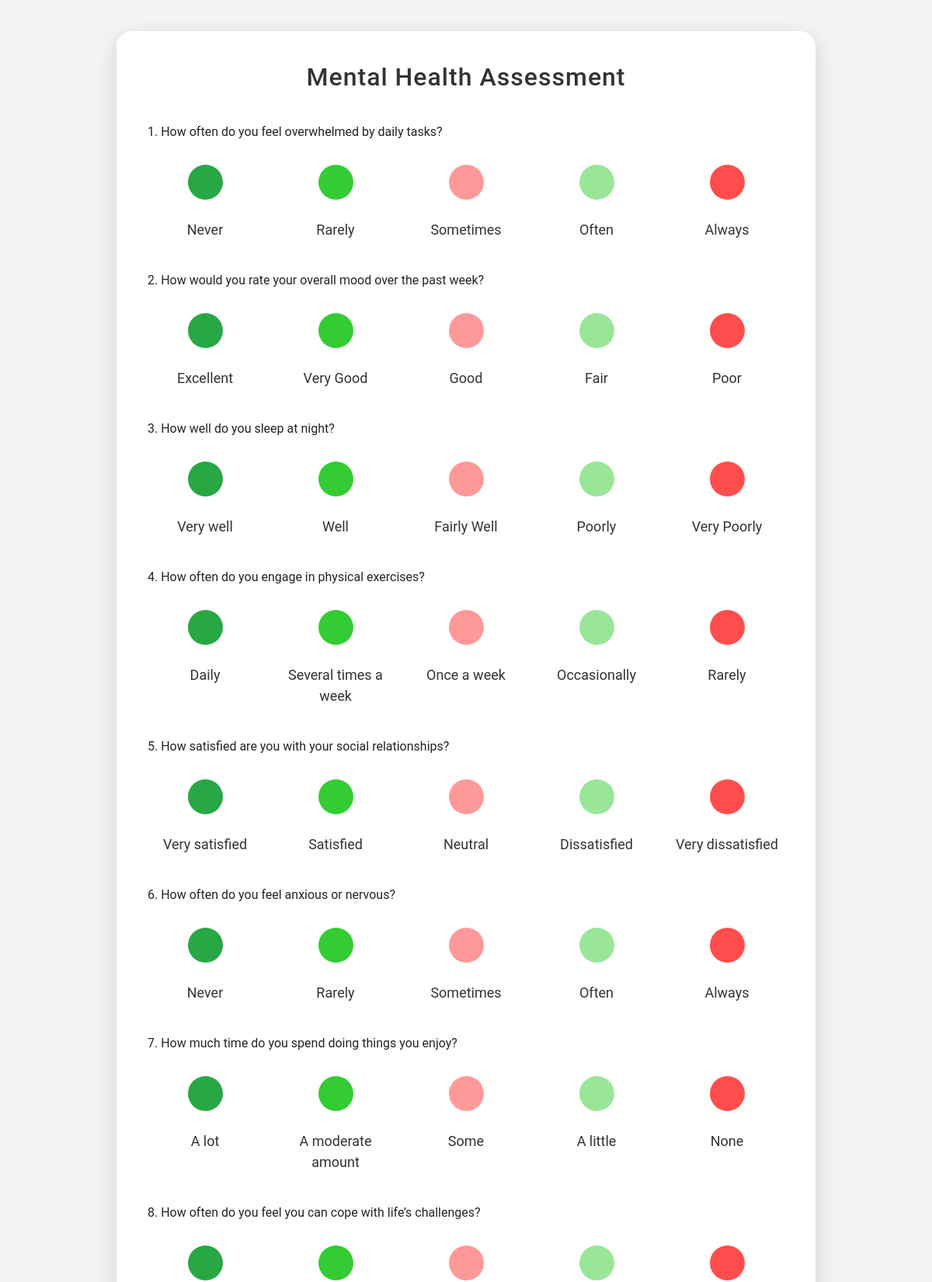
Page /assessment/ (upper part) on the committed database.
### BunyanApp/models.py (models this page shows, shortened)
class Question(models.Model):
    assessment = models.ForeignKey(Assessment, related_name='questions', on_delete=models.CASCADE)
    text = models.CharField(max_length=255)

class Choice(models.Model):
    question = models.ForeignKey(Question, related_name='choices', on_delete=models.CASCADE)
    text = models.CharField(max_length=255)
    points = models.IntegerField()  # Points from 0 to 4

### BunyanApp/views.py (the view)
# urls.py: path('assessment/', views.assessment,name='assessment'),
def assessment(request):
    context = {
        'questions': all_questions(),
        'choices': all_choices(),
    }
    return render(request, 'assessment.html', context)

### BunyanApp/models.py (called while the page is built)
def all_questions():
    return Question.objects.all()

def all_choices():
    return Choice.objects.all()

### BunyanApp/templates/assessment.html (shortened to what this page needs)
<!DOCTYPE html>
<html lang="en">
<head>
  {% load static %}
  <link rel="stylesheet" href="https://cdnjs.cloudflare.com/ajax/libs/bootstrap/5.3.0/css/bootstrap.min.css">
  <link rel="stylesheet" href="https://cdnjs.cloudflare.com/ajax/libs/font-awesome/6.4.0/css/all.min.css">
  <link rel="stylesheet" href="{% static 'css/style_index.css' %}">
</head>
<body>
  <div class="quiz-container">
    <h1>Mental Health Assessment</h1>
    <form method="post" action="calculate_assesment_points">
      {% for question in questions %}
        <div class="question">
          <p>{{ forloop.counter }}. {{ question.text }}</p>
          <div class="options">
            {% for choice in question.choices.all %}
              <label class="option">
                <span class="circle
                  {% if forloop.first %}circle-left
                  {% elif forloop.last %}circle-extreme-right
                  {% elif forloop.counter <= 2 %}circle-mid-left
                  {% elif forloop.counter >= 4 %}circle-mid-right
                  {% else %}circle-right{% endif %}"></span>
                <span class="text">{{ choice.text }}</span>
              </label>
            {% endfor %}
          </div>
        </div>
      {% endfor %}
    </form>
  </div>
</body>
</html>

### BunyanApp/static/css/style_index.css (style rules this page uses)
body { font-family: 'Roboto', sans-serif; background-color: #f3f4f6; margin: 0; padding: 40px; }
.quiz-container { max-width: 900px; margin: auto; background: white; padding: 40px; border-radius: 20px; box-shadow: 0 8px 30px rgba(0, 0, 0, 0.15); animation: fadeInUp 1s ease-out; }
h1 { text-align: center; color: #333; font-size: 32px; margin-bottom: 40px; letter-spacing: 1px; }
.question { margin-bottom: 40px; }
.options { display: grid; grid-template-columns: repeat(5, 1fr); gap: 20px; margin-top: 30px; }
.option { display: flex; flex-direction: column; align-items: center; cursor: pointer; position: relative; transition: transform 0.3s ease, background-color 0.3s ease; }
.circle { width: 45px; height: 45px; border-radius: 50%; border: 3px solid transparent; display: inline-block; margin-bottom: 15px; position: relative; transition: background 0.2s ease, transform 0.2s ease; }
.circle-left { background-color: #28a745; }
.circle-mid-left { background-color: #33cc33; }
.circle-mid-right { background-color: #99e699; }
.circle-right { background-color: #ff9999; }
.circle-extreme-right { background-color: #ff4d4d; }
.text { color: #333; font-size: 18px; text-align: center; margin-top: 10px; }

### rows in the picture
Question: text "How often do you feel overwhelmed by daily tasks?"
Choice: text "Never"
Choice: text "Rarely"
Choice: text "Sometimes"
Choice: text "Often"
Choice: text "Always"
Question: text "How would you rate your overall mood over the past week?"
Choice: text "Excellent"
Choice: text "Very Good"
Choice: text "Good"
Choice: text "Fair"
Choice: text "Poor"
Question: text "How well do you sleep at night?"
Choice: text "Very well"
Choice: text "Well"
Choice: text "Fairly Well"
Choice: text "Poorly"
Choice: text "Very Poorly"
Question: text "How often do you engage in physical exercises?"
Choice: text "Daily"
Choice: text "Several times a week"
Choice: text "Once a week"
Choice: text "Occasionally"
Choice: text "Rarely"
Question: text "How satisfied are you with your social relationships?"
Choice: text "Very satisfied"
Choice: text "Satisfied"
Choice: text "Neutral"
Choice: text "Dissatisfied"
Choice: text "Very dissatisfied"
Question: text "How often do you feel anxious or nervous?"
Choice: text "Never"
Choice: text "Rarely"
Choice: text "Sometimes"
Choice: text "Often"
Choice: text "Always"
Question: text "How much time do you spend doing things you enjoy?"
Choice: text "A lot"
Choice: text "A moderate amount"
Choice: text "Some"
Choice: text "A little"
Choice: text "None"
Question: text "How often do you feel you can cope with life’s challenges?"
